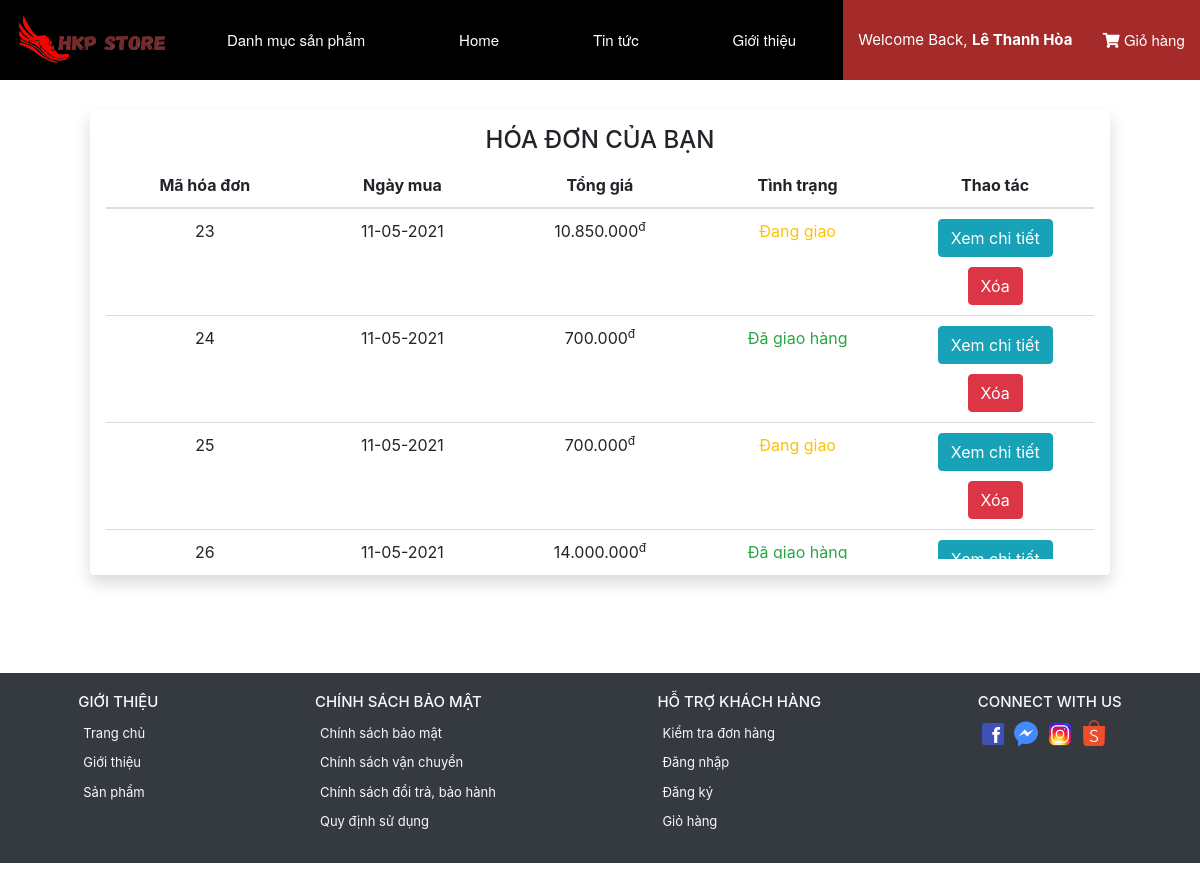
The page /templates/hoadon.php (signed in) on the database its author committed.
### tables this page shows
CREATE TABLE `hoa_don` (
  `id_hoadon` int(255) NOT NULL,
  `id_nguoidung` varchar(50) NOT NULL,
  `id_nhanvienban` varchar(50) NOT NULL,
  `ngay_mua` date NOT NULL,
  `tong_gia` int(32) NOT NULL,
  `id_sale` varchar(50) NOT NULL
);

CREATE TABLE `chitiet_giaohang` (
  `id_hoadon` varchar(50) NOT NULL,
  `phuongthuc_giaohang` varchar(50) NOT NULL,
  `ngay_giao` date NOT NULL,
  `tinhtrang_giaohang` int(1) NOT NULL
);

### data.properties.php (called while the page is built)
<?php
    $host = 'localhost';
    $username = 'root';
    $password = '';
    $database = 'do_an_web2';
?>

### templates/ConnectionDB.php (called while the page is built, shortened)
<?php
    class ConnectionDB{
        private $host;
        private $database;
        private $username;
        private $password;
        private $connection;
        public function __construct($filepath)
        {
            if(is_file($filepath))
            {
               include $filepath;
               $this->host = $host;
               $this->username = $username;
               $this->password = $password;
               $this->database = $database;
               $this->setupTheConnection();
            }
            else if($filepath===''){
               include '../data.properties.php';
               $this->host = $host;
               $this->username = $username;
               $this->password = $password;
               $this->database = $database;
            }
            else{
                echo 'Không phải file';
            }
        }
        private function setupTheConnection()
        {
            $this->connection = mysqli_connect($this->host,$this->username,$this->password,$this->database);
        }
        public function preparedSelect($sql)
        {
            if($this->connection)
            {
                $result = mysqli_query($this->connection,$sql);
                if($result)
                {
                    return $result;
                }
                else{
                    return null;
                }
            }
        }
   }

### templates/hoadon.php (the view, shortened to what this page needs)
<?php
    include 'ConnectionDB.php';
    $con = new ConnectionDB('');
?>
<html>
    <head>
        <link rel="stylesheet" type="text/css" href="../static/css/hoadon.css">
        <link rel="stylesheet" type="text/css" href="../static/css/index.css">
        <link rel="stylesheet" type="text/css" href="../static/css/all.css">
        <link rel="stylesheet" type="text/css" href="../plugin/bootstrap-4.5.3-dist/css/bootstrap.css">
    </head>
    <body>
        <div class="wrap">
            <div class="header">
                <?php include '../templates/header1.php';?>
            </div>
            <?php
                $id_nguoidung = $_SESSION['id_nguoidung'];
                $sql = "select hoa_don.id_hoadon,ngay_mua,tong_gia-(tong_gia*giamgia/100),tinhtrang_giaohang from hoa_don,chitiet_giaohang,(select id_hoadon,IFNULL(giam_theo_percent,'0') as giamgia from hoa_don left join sale on hoa_don.id_sale = sale.id_sale) as c where hoa_don.id_hoadon= chitiet_giaohang.id_hoadon and c.id_hoadon = hoa_don.id_hoadon and hoa_don.id_nguoidung='$id_nguoidung'";
                $result = $con->preparedSelect($sql);
                $output ='';
                if(mysqli_num_rows($result)>0)
                {
                    while($row = mysqli_fetch_array($result))
                    {
                        $defaul_state_color = "text-danger";
                        switch($row[3])
                        {
                            case 2:
                                $state = "Đang giao";
                                $defaul_state_color = "text-warning";
                            break;
                            case 3:
                                $state = "Đã giao hàng";
                                $defaul_state_color = "text-success";
                        }
                        $dateformat = date("d-m-Y",strtotime($row[1]));
                        $moneyformat = number_format($row[2],0,",",".")."<sup>đ</sup>";
                        $output .= "<div class='invoice-item'>
                                      <div id='$row[0]'>$row[0]</div>
                                      <div>$dateformat</div>
                                      <div>$moneyformat</div>
                                      <div class='$defaul_state_color'>$state</div>
                                      <div>
                                            <input type='submit' class='btn btn-info' value='Xem chi tiết'/>
                                            <input type='submit' class='btn btn-danger' value='Xóa'/></div>
                                      </div>";
                    }
                }
                else{
                    $output .= '<div class="message-container">Không có hóa đơn nào gần đây</div>';
                }
            ?>
            <div class="mid">
                <div class="container-invoice-view shadow p-3 mb-5 bg-white rounded">
                    <div class="invoice-title-header">
                        <h4 style="">Hóa đơn của bạn</h4>
                    </div>
                    <div class="container-invoice-list">
                        <div class="header-container">
                            <div>Mã hóa đơn</div>
                            <div>Ngày mua</div>
                            <div>Tổng giá</div>
                            <div>Tình trạng</div>
                            <div>Thao tác</div>
                        </div>
                        <div class="invoice-list">
                            <?php echo $output; ?>
                        </div>
                    </div>
                </div>
            </div>
            <div class="footer">
                <?php include '../templates/footer1.php';?>
            </div>
        </div>
    </body>
</html>

### static/css/hoadon.css (style rules this page uses)
.header-container { display:flex; flex-direction: row; border-bottom: 2px solid #ddd; }
.header-container div { text-align: center; width:25%; margin-bottom: 10px; font-weight: bold; }
.invoice-title-header h4 { text-align: center; padding-bottom: 10px; text-transform: uppercase; }
.invoice-item { display:flex; flex-direction: row; }
.invoice-item div { width:25%; text-align: center; }
.invoice-item { border-bottom:1px solid #ddd; }
.invoice-item { padding-top:10px; }
.invoice-item div input[type='submit'] { display: block; margin:10px auto; }
.invoice-list { height:350px; overflow-x: hidden; overflow-y: auto; }
.invoice-item div input[type='submit']:first-child { margin-top:0px; }
.container-invoice-view { width:85%; margin:30px auto; }

### static/css/index.css (style rules this page uses)
body,body a { margin: 0 auto !important; width:100%; font-family: Helvetica Neue, Helvetica, Arial, sans-serif; }
.wrap { width:100%; height:auto; position:relative; overflow-x: hidden; }
.header { background: black; display: flex; height: 80px; font-size: 15px; width:100%; flex-wrap:wrap; overflow: hidden; }
.mid { width:100%; height: auto; display:flex; margin-bottom:50px; flex-direction: column; }
.footer { justify-content: space-around; display:flex; width:100%; height:auto; background:#343a40; flex-wrap: wrap; color:#f8f9fa; font-size:13px; }

### rows shown on the page
hoa_don: id_hoadon "23", ngay_mua "11-05-2021", row "10.850.000", chitiet_giaohang.tinhtrang_giaohang "Đang giao"
hoa_don: id_hoadon "24", ngay_mua "11-05-2021", row "700.000", chitiet_giaohang.tinhtrang_giaohang "Đã giao hàng"
hoa_don: id_hoadon "25", ngay_mua "11-05-2021", row "700.000", chitiet_giaohang.tinhtrang_giaohang "Đang giao"
hoa_don: id_hoadon "26", ngay_mua "11-05-2021", row "14.000.000", chitiet_giaohang.tinhtrang_giaohang "Đã giao hàng"

### other values the page prints
$_SESSION['hoten'] "Lê Thanh Hòa"
